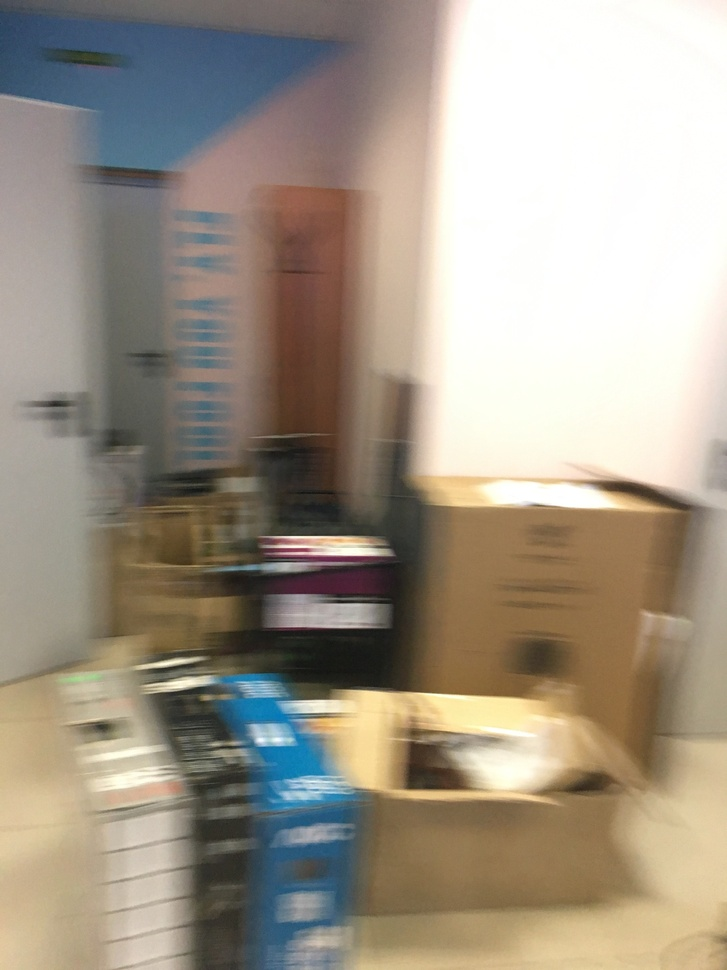
#> input picture Blur_small/0_IPHONE-SE_M.JPG, 727 x 970 px, shrunk from 1536 x 2048 before the run; its folder holds only this picture in this run
$ python blind_deconvolution_Deblurring.py
#> lines starting #> are read from the running program, lines starting #| are printed output that depends on the picture
import cv2
import numpy as np
import matplotlib.pyplot as plt
from skimage import io, img_as_float
import os


folder = "Blur_small/"

# Load images from a folder and resize them
def load_images_from_folder(folder):
#> called with folder = 'Blur_small/'
    filenames = []
    for filename in os.listdir(folder):
        img = cv2.imread(os.path.join(folder, filename), cv2.IMREAD_GRAYSCALE)
#> img: shape (970, 727); min 18, max 255, mean 152.3
        if img is not None:
            # Resize the image to a consistent size
            # img_resized = cv2.resize(img, IMAGE_SIZE)
            # images.append(img_resized)
            filenames.append(filename)
    return filenames

filenames = load_images_from_folder(folder)
print(filenames)

# Load the blurred image
image = img_as_float(io.imread(folder + filenames[0], as_gray=True))
#> image: shape (970, 727) float64; min 0.0691, max 1, mean 0.596

# Initial estimates
latent_est = image.copy()  # The estimate of the deblurred image (same size as image)
psf_size = 15  # Adjust based on expected blur
psf_est = np.ones((psf_size, psf_size)) / (psf_size ** 2)  # Initial PSF estimate

# Parameters
num_iter = 20  # Number of iterations
epsilon = 1e-8  # Small constant to avoid division by zero

for i in range(num_iter):
    # Convolve latent image with PSF estimate
    est_blur = cv2.filter2D(latent_est, -1, psf_est, borderType=cv2.BORDER_REFLECT)

    # Compute ratio between observed image and estimated blur
    relative_blur = image / (est_blur + epsilon)

    # Update latent image estimate
    latent_est *= cv2.filter2D(relative_blur, -1, psf_est[::-1, ::-1], borderType=cv2.BORDER_REFLECT)

    # Normalize latent image
    latent_est = np.clip(latent_est, 0, 1)

    # Update PSF estimate
    # Calculate the new PSF by using the current estimate of the latent image (use only the region of the PSF size)
    region_of_interest = latent_est[:psf_size, :psf_size]

    # Update the PSF based on the relative blur and the region of interest
    psf_est = cv2.filter2D(relative_blur, -1, region_of_interest[::-1, ::-1], borderType=cv2.BORDER_REFLECT)

    # Normalize PSF
    psf_est /= psf_est.sum()
#> this loop made 20 passes
#> pass 1, `est_blur = cv2.filter2D(latent_est, -1, psf_est, borderType=cv2.BORDER..`:
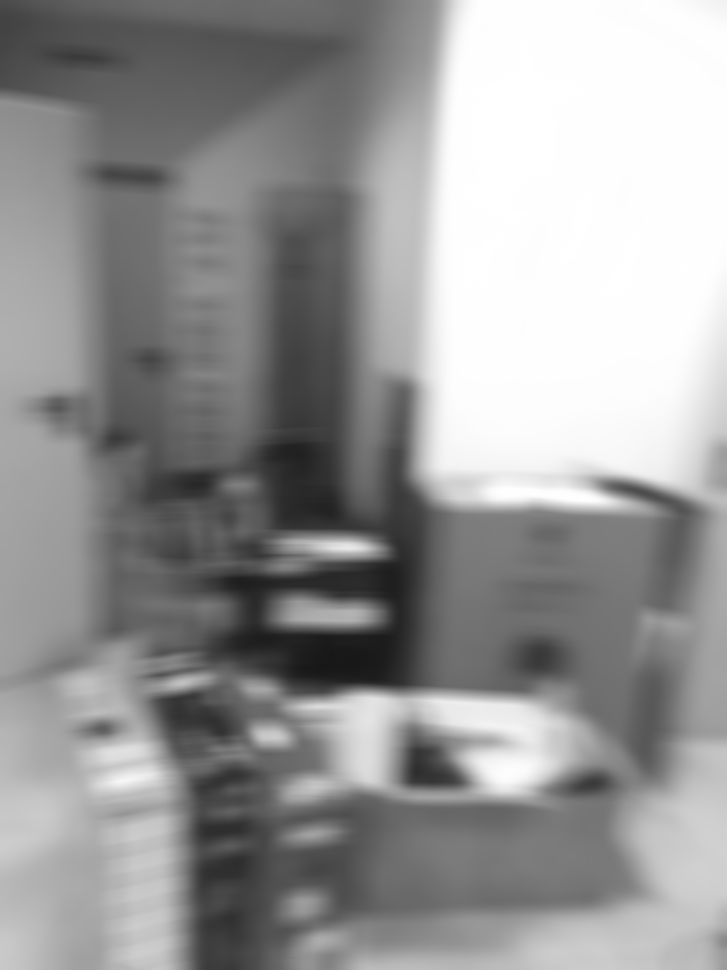
#> est_blur: shape (970, 727) float64; min 0.0934, max 1, mean 0.596
#> pass 1, `relative_blur = image / (est_blur + epsilon)`:
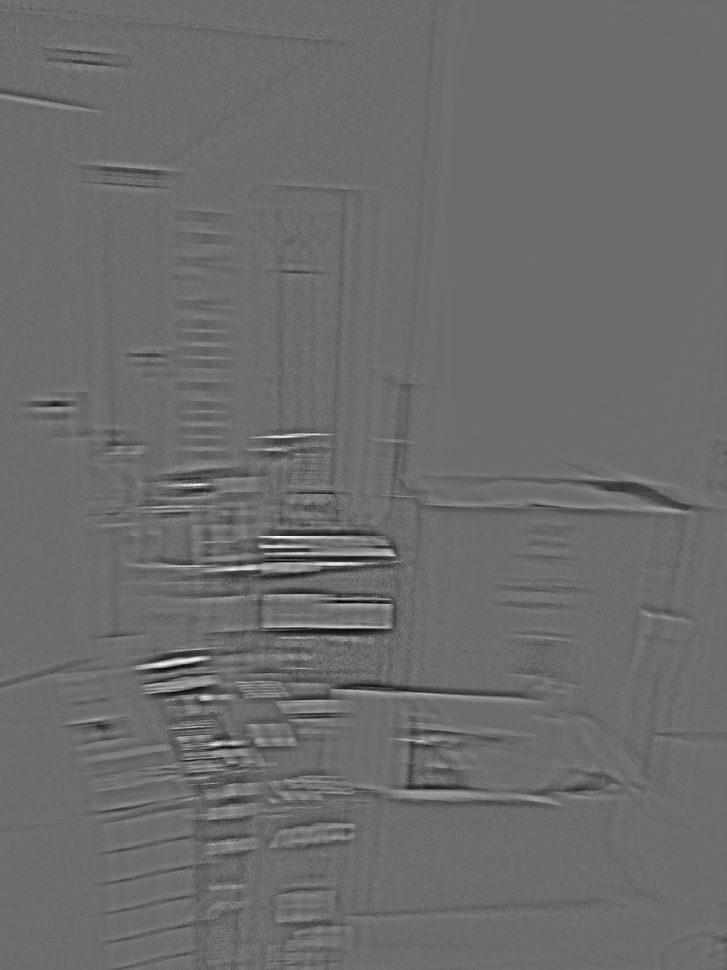
#> relative_blur: shape (970, 727) float64; min 0.227, max 2.04, mean 0.997; drawn with min black and max white
#> pass 1, `latent_est *= cv2.filter2D(relative_blur, -1, psf_est[::-1, ::-1], bor..`:
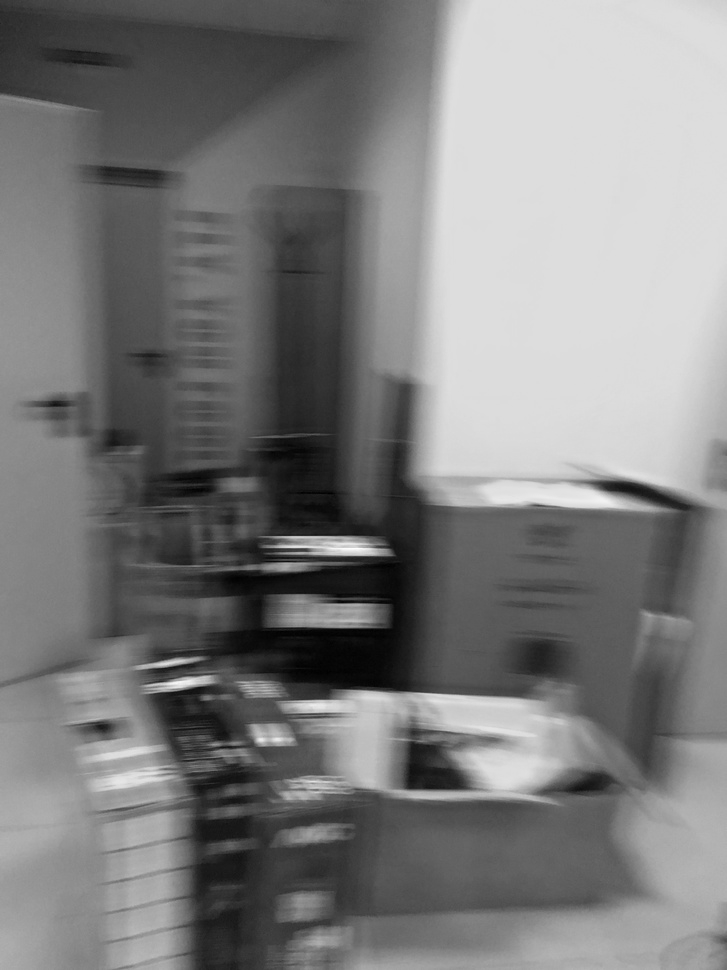
#> latent_est: shape (970, 727) float64; min 0.0673, max 1.14, mean 0.596; drawn with min black and max white
#> after the loop:
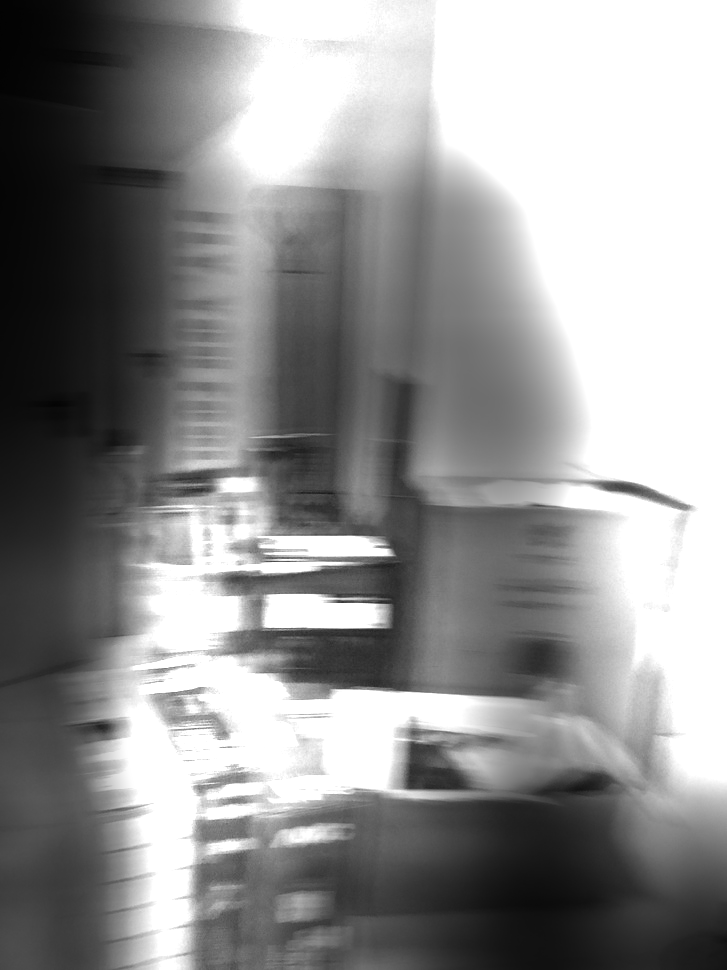
#> latent_est: shape (970, 727) float64; min 0.00983, max 1, mean 0.572
#> after the loop:
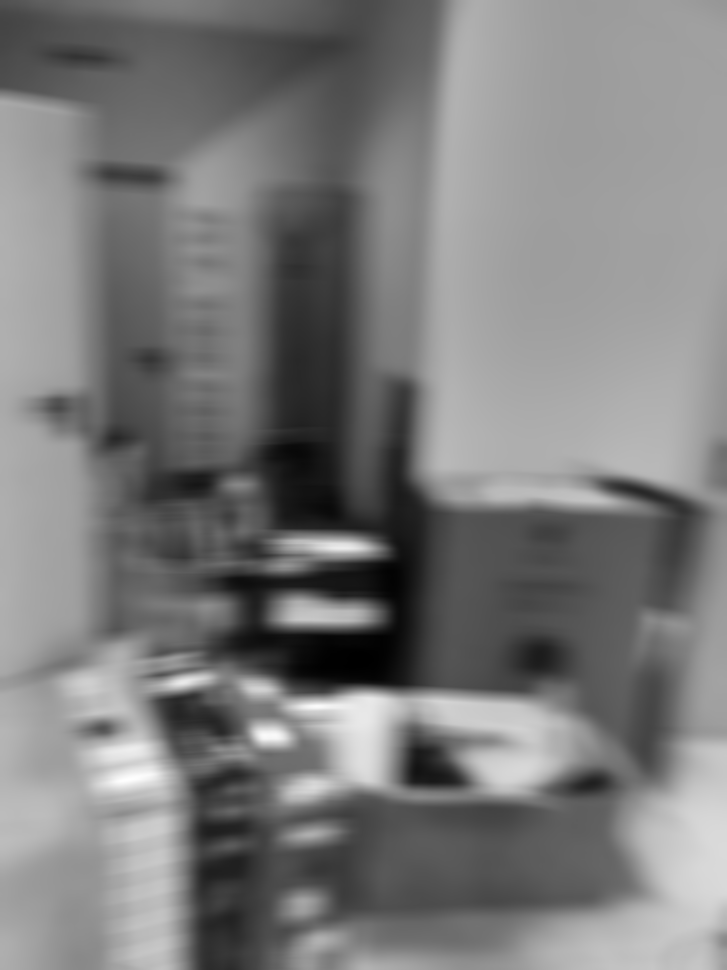
#> psf_est: shape (970, 727) float64; min 2.74e-07, max 2.63e-06, mean 1.42e-06; drawn with min black and max white
#> after the loop:
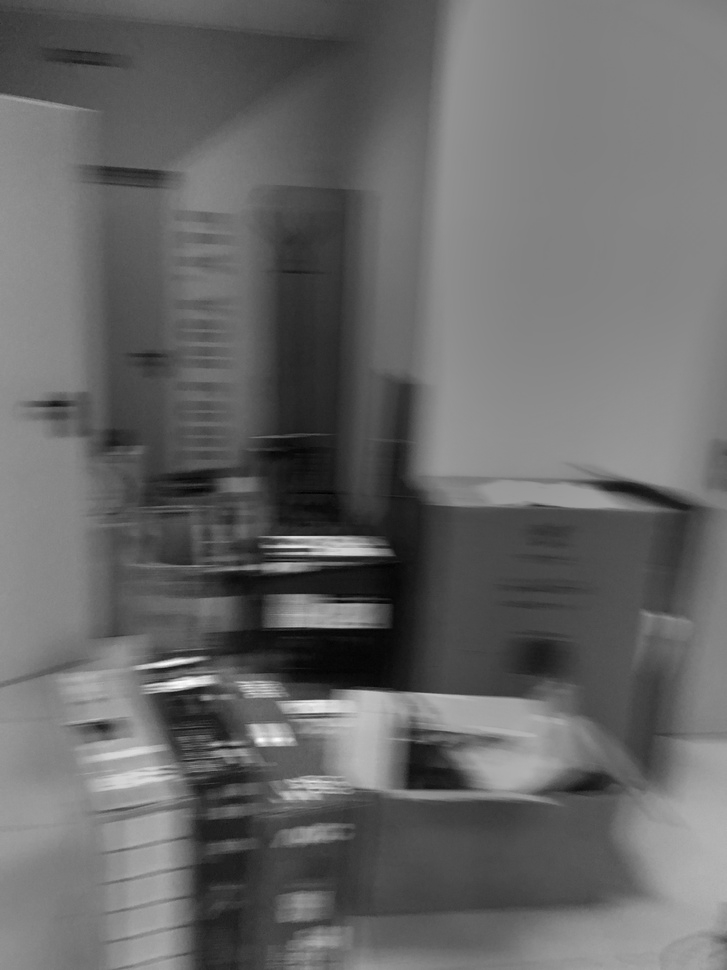
#> relative_blur: shape (970, 727) float64; min 0.127, max 2.26, mean 0.998; drawn with min black and max white

# Display results
plt.figure(figsize=(15, 5))

plt.subplot(1, 3, 1)
plt.title('Original Blurred Image')
plt.imshow(image, cmap='gray')
plt.axis('off')

plt.subplot(1, 3, 2)
plt.title('Estimated PSF')
plt.imshow(psf_est, cmap='gray')
plt.axis('off')

plt.subplot(1, 3, 3)
plt.title('Deblurred Image')
plt.imshow(latent_est, cmap='gray')
plt.axis('off')

plt.show()

$ run again, on Blur_small/1_XIAOMI-PROCOFONE-F1_M.jpg
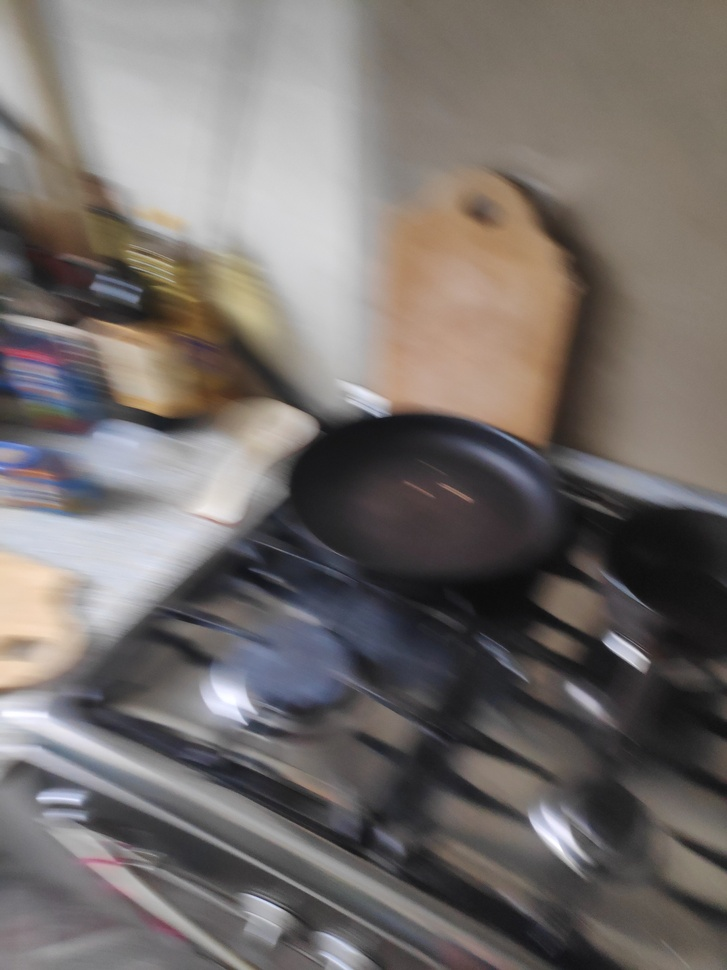
#> input picture Blur_small/1_XIAOMI-PROCOFONE-F1_M.jpg, 727 x 970 px, shrunk from 1536 x 2048 before the run
#> after the loop `for i in range(num_iter):`:
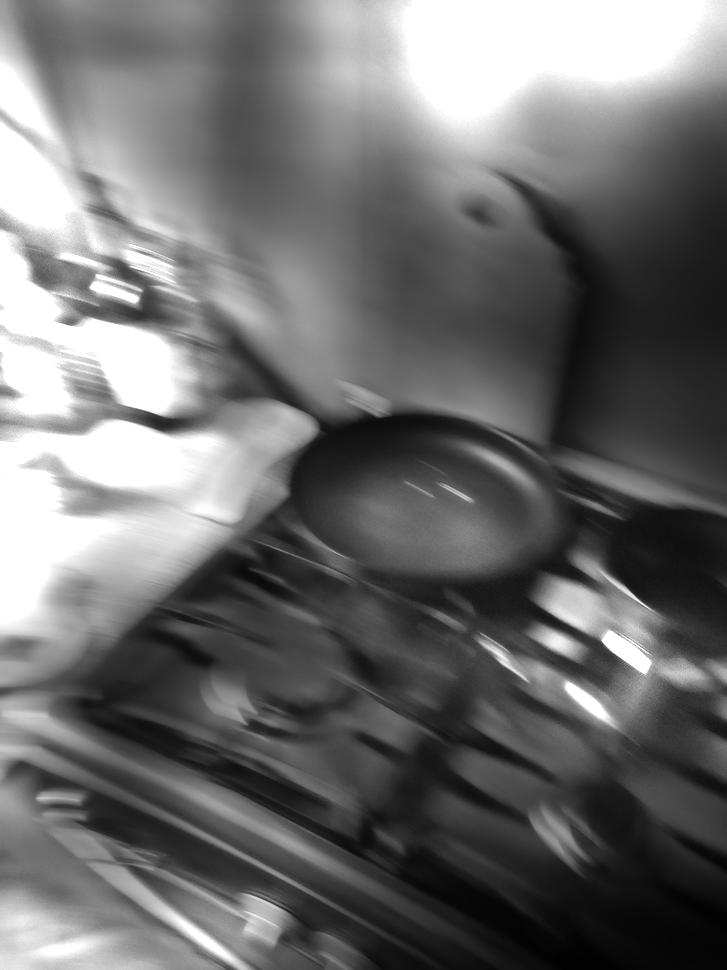
#> latent_est: shape (970, 727) float64; min 0.00758, max 1, mean 0.432
#> after the loop `for i in range(num_iter):`:
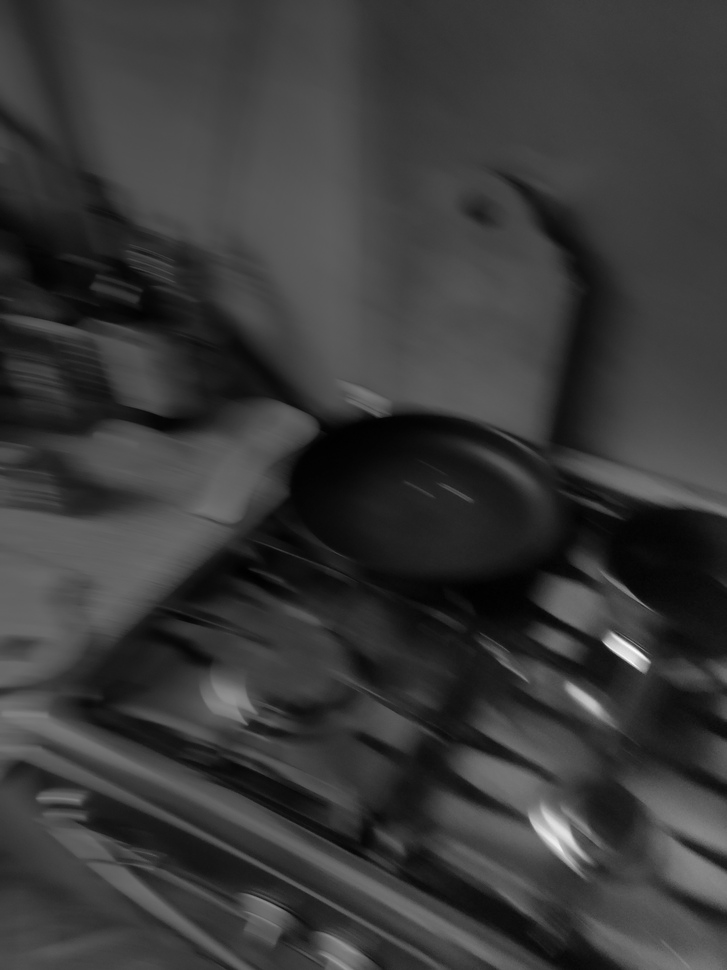
#> relative_blur: shape (970, 727) float64; min 0.147, max 3.91, mean 0.996; drawn with min black and max white

$ run again, on Blur_small/2_XIAOMI-PROCOFONE-F1_M.jpg
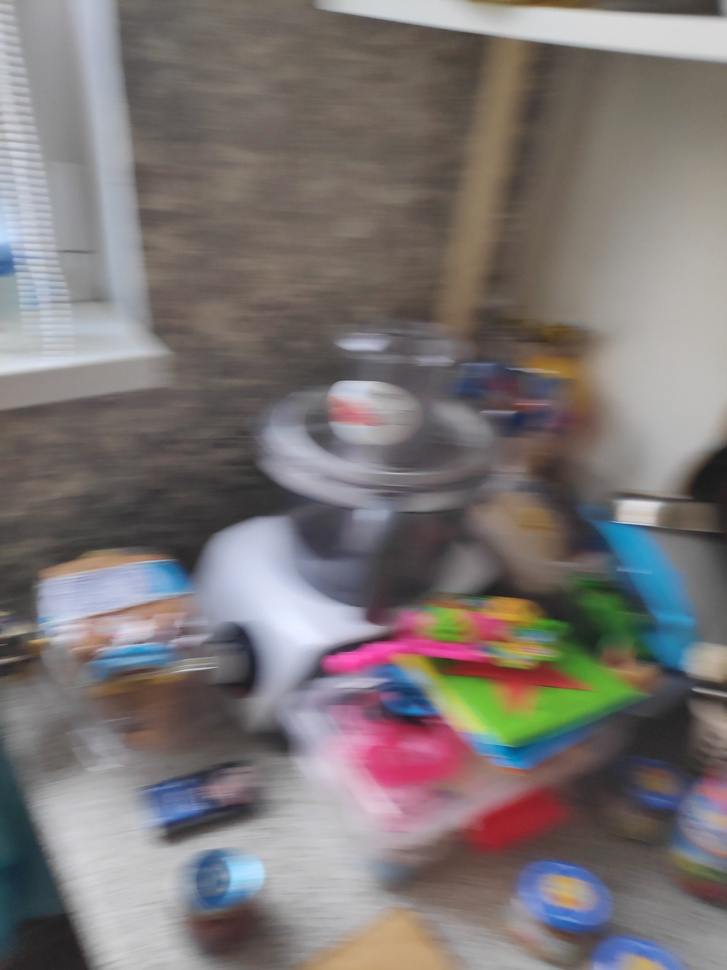
#> input picture Blur_small/2_XIAOMI-PROCOFONE-F1_M.jpg, 727 x 970 px, shrunk from 1536 x 2048 before the run
#> after the loop `for i in range(num_iter):`:
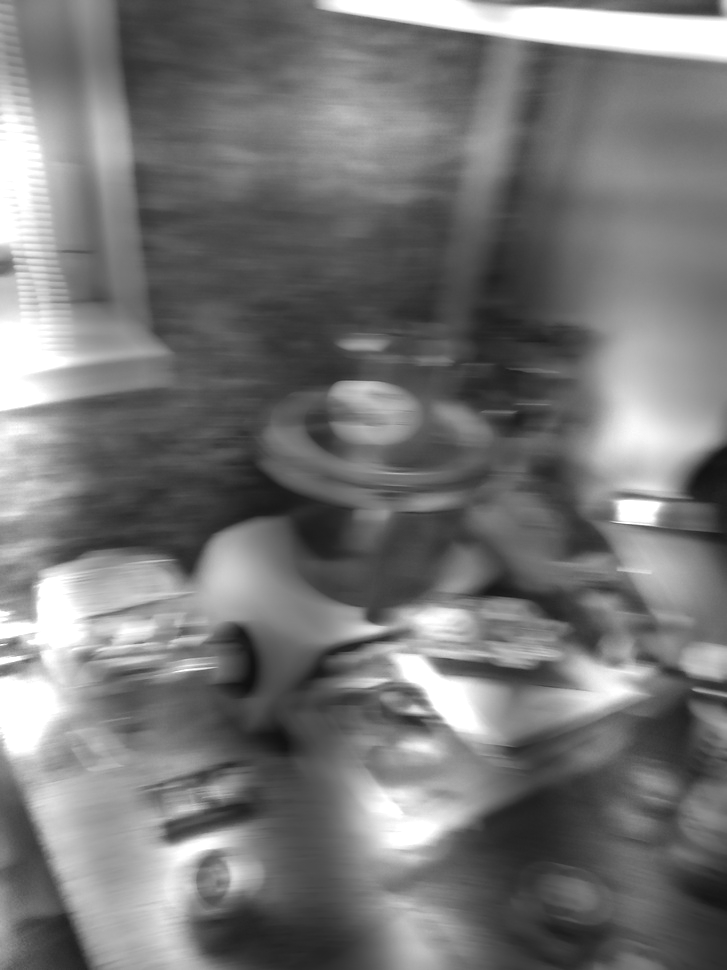
#> latent_est: shape (970, 727) float64; min 0.0624, max 1, mean 0.465
#> after the loop `for i in range(num_iter):`:
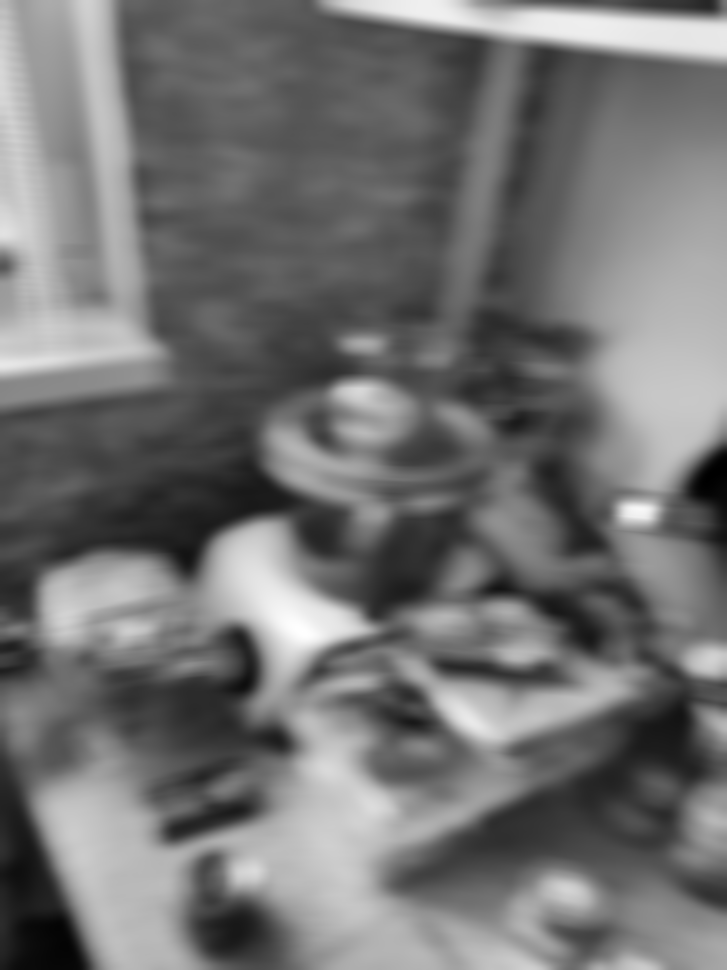
#> psf_est: shape (970, 727) float64; min 3.33e-07, max 2.74e-06, mean 1.42e-06; drawn with min black and max white
